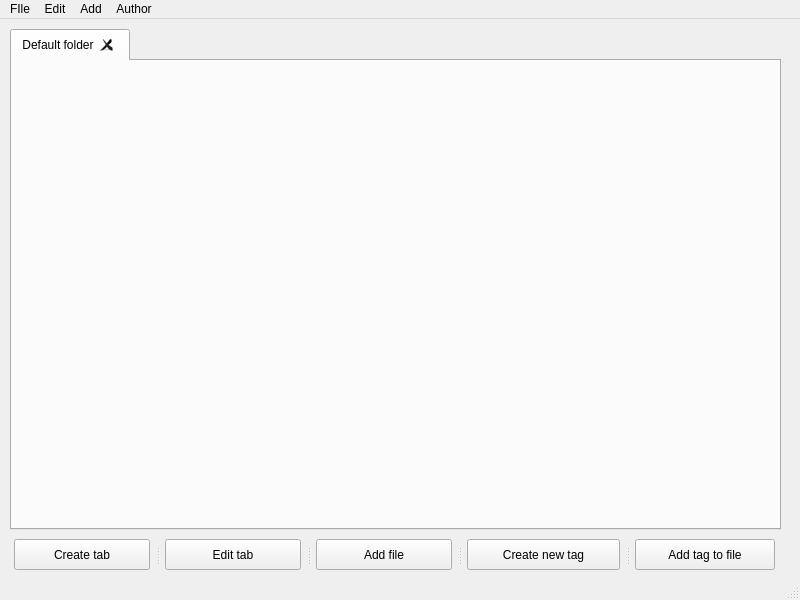
<?xml version="1.0" encoding="UTF-8"?>
<ui version="4.0">
 <class>MainWindow</class>
 <widget class="QMainWindow" name="MainWindow">
  <property name="geometry">
   <rect>
    <x>0</x>
    <y>0</y>
    <width>800</width>
    <height>600</height>
   </rect>
  </property>
  <property name="minimumSize">
   <size>
    <width>800</width>
    <height>600</height>
   </size>
  </property>
  <property name="maximumSize">
   <size>
    <width>800</width>
    <height>600</height>
   </size>
  </property>
  <property name="windowTitle">
   <string>MainWindow</string>
  </property>
  <widget class="QWidget" name="centralwidget">
   <widget class="QTabWidget" name="tabWidget">
    <property name="geometry">
     <rect>
      <x>10</x>
      <y>10</y>
      <width>771</width>
      <height>501</height>
     </rect>
    </property>
    <property name="tabPosition">
     <enum>QTabWidget::North</enum>
    </property>
    <property name="tabShape">
     <enum>QTabWidget::Rounded</enum>
    </property>
    <property name="currentIndex">
     <number>0</number>
    </property>
    <property name="iconSize">
     <size>
      <width>64</width>
      <height>64</height>
     </size>
    </property>
    <property name="elideMode">
     <enum>Qt::ElideNone</enum>
    </property>
    <property name="documentMode">
     <bool>false</bool>
    </property>
    <property name="tabsClosable">
     <bool>true</bool>
    </property>
    <property name="movable">
     <bool>true</bool>
    </property>
    <property name="tabBarAutoHide">
     <bool>false</bool>
    </property>
    <widget class="QWidget" name="tab">
     <attribute name="title">
      <string>Default folder</string>
     </attribute>
    </widget>
   </widget>
   <widget class="QSplitter" name="splitter">
    <property name="geometry">
     <rect>
      <x>14</x>
      <y>520</y>
      <width>761</width>
      <height>31</height>
     </rect>
    </property>
    <property name="orientation">
     <enum>Qt::Horizontal</enum>
    </property>
    <property name="opaqueResize">
     <bool>true</bool>
    </property>
    <property name="handleWidth">
     <number>15</number>
    </property>
    <widget class="QPushButton" name="tabcreateButton">
     <property name="text">
      <string>Create tab</string>
     </property>
    </widget>
    <widget class="QPushButton" name="tabeditButton">
     <property name="text">
      <string>Edit tab</string>
     </property>
    </widget>
    <widget class="QPushButton" name="fileaddButton">
     <property name="text">
      <string>Add file</string>
     </property>
    </widget>
    <widget class="QPushButton" name="tagcreateButton">
     <property name="text">
      <string>Create new tag</string>
     </property>
    </widget>
    <widget class="QPushButton" name="tagaddButton">
     <property name="text">
      <string>Add tag to file</string>
     </property>
    </widget>
   </widget>
  </widget>
  <widget class="QMenuBar" name="menubar">
   <property name="geometry">
    <rect>
     <x>0</x>
     <y>0</y>
     <width>800</width>
     <height>21</height>
    </rect>
   </property>
   <widget class="QMenu" name="menuFIle">
    <property name="title">
     <string>FIle</string>
    </property>
    <addaction name="actionSave_database"/>
    <addaction name="actionLoad_database"/>
    <addaction name="actionClear_database"/>
   </widget>
   <widget class="QMenu" name="menuEdit">
    <property name="title">
     <string>Edit</string>
    </property>
    <addaction name="actionEdit_folder"/>
   </widget>
   <widget class="QMenu" name="menuAdd">
    <property name="title">
     <string>Add</string>
    </property>
    <addaction name="actionAdd_folder"/>
    <addaction name="actionAdd_file_to_folder"/>
   </widget>
   <widget class="QMenu" name="menuAuthor">
    <property name="title">
     <string>Author</string>
    </property>
    <addaction name="actionAbout_author"/>
   </widget>
   <addaction name="menuFIle"/>
   <addaction name="menuEdit"/>
   <addaction name="menuAdd"/>
   <addaction name="menuAuthor"/>
  </widget>
  <widget class="QStatusBar" name="statusbar"/>
  <action name="actionAbout_author">
   <property name="text">
    <string>About author</string>
   </property>
  </action>
  <action name="actionAdd_folder">
   <property name="text">
    <string>Add folder</string>
   </property>
  </action>
  <action name="actionAdd_file_to_folder">
   <property name="text">
    <string>Add file to folder</string>
   </property>
  </action>
  <action name="actionEdit_folder">
   <property name="text">
    <string>Edit folder</string>
   </property>
  </action>
  <action name="actionSave_database">
   <property name="text">
    <string>Save database</string>
   </property>
  </action>
  <action name="actionLoad_database">
   <property name="text">
    <string>Load database</string>
   </property>
  </action>
  <action name="actionClear_database">
   <property name="text">
    <string>Clear database</string>
   </property>
  </action>
 </widget>
 <resources/>
 <connections/>
</ui>
